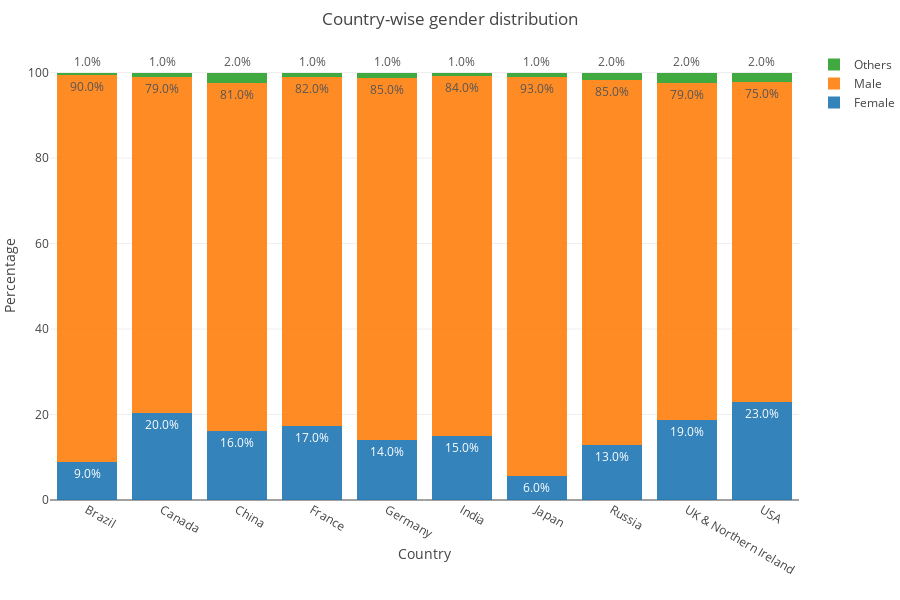

Here is the notebook cell this chart was saved with:
### Markdown cell above
<a id="country-gender"></a>
## 4.5 Country-wise gender distribution

We have already seen that the gender distribution is highly skewed. It would be interesting to check how this distribution varies in the top 10 countries.

### Code cell
# Select the columns you are insterested in
df = multiChoiceResp[['Q1', 'Q3']].dropna()

# Select only those indices where the top 10 countries are there
df = df.iloc[country_df.index]

# Select countries to consider
top10_countries = ['United States of America', 'United Kingdom of Great Britain and Northern Ireland', 
                   'India', 'China', 'Russia','Brazil', 'Germany', 'France', 'Canada', 'Japan']

df = df[df['Q3'].isin(top10_countries)]
df['Q3'] = df['Q3'].replace(['United States of America', 'United Kingdom of Great Britain and Northern Ireland'], 
                            ['USA', 'UK & Northern Ireland'])
df['Q1'] = df['Q1'].replace(['Prefer not to say', 'Prefer to self-describe'], 'Others')


# Group by roles and get the count for experience 
freq_df = df.groupby(['Q3'])['Q1'].value_counts().unstack()

# Convert the frequencies to percentage
pct_df = freq_df.divide(freq_df.sum(axis=1), axis=0)*100

# Get traces
data = get_traces(freq_df, pct_df, stacked=True, orientation='v', textposition='auto', opacity=0.9)

# Define the layout for plotly figure
layout = go.Layout(
     autosize=False,
     width=900,
     height=600,
     barmode='stack',   
     margin=go.layout.Margin(
                            l=50,
                            r=0,
                            b=100,
                            t=50,),
    title='Country-wise gender distribution',
    xaxis=dict(title='Country'),
    yaxis=dict(title='Percentage'),
)

# Visualize
fig = go.Figure(data=data, layout=layout)
iplot(fig, show_link=False)

### Figure 1 — Plotly figure (JSON) as saved in the notebook; plotly's stock layout.template omitted (floating-point values rounded to 4 significant figures)
{"data": [{"name": "Female", "opacity": 0.9, "orientation": "v", "text": ["9.0%", "20.0%", "16.0%", "17.0%", "14.0%", "15.0%", "6.0%", "13.0%", "19.0%", "23.0%"], "textposition": "auto", "type": "bar", "uid": "b17018e3-d746-4c8d-86b3-13d4068bc6b9", "x": ["Brazil", "Canada", "China", "France", "Germany", "India", "Japan", "Russia", "UK & Northern Ireland", "USA"], "y": [8.832, 20.36, 16.24, 17.22, 14.03, 14.87, 5.695, 12.86, 18.66, 22.94]}, {"name": "Male", "opacity": 0.9, "orientation": "v", "text": ["90.0%", "79.0%", "81.0%", "82.0%", "85.0%", "84.0%", "93.0%", "85.0%", "79.0%", "75.0%"], "textposition": "auto", "type": "bar", "uid": "032b4584-f3d8-4ec6-82ea-2ac0c22d4ff1", "x": ["Brazil", "Canada", "China", "France", "Germany", "India", "Japan", "Russia", "UK & Northern Ireland", "USA"], "y": [90.49, 78.64, 81.33, 81.79, 84.6, 84.2, 93.3, 85.32, 78.92, 74.85]}, {"name": "Others", "opacity": 0.9, "orientation": "v", "text": ["1.0%", "1.0%", "2.0%", "1.0%", "1.0%", "1.0%", "1.0%", "2.0%", "2.0%", "2.0%"], "textposition": "auto", "type": "bar", "uid": "accb1799-0b0a-4661-a8ca-b077de23fd46", "x": ["Brazil", "Canada", "China", "France", "Germany", "India", "Japan", "Russia", "UK & Northern Ireland", "USA"], "y": [0.6793, 0.9934, 2.433, 0.9934, 1.362, 0.9282, 1.005, 1.82, 2.422, 2.205]}], "layout": {"autosize": false, "barmode": "stack", "height": 600, "margin": {"b": 100, "l": 50, "r": 0, "t": 50}, "title": "Country-wise gender distribution", "width": 900, "xaxis": {"title": "Country"}, "yaxis": {"title": "Percentage"}}}
